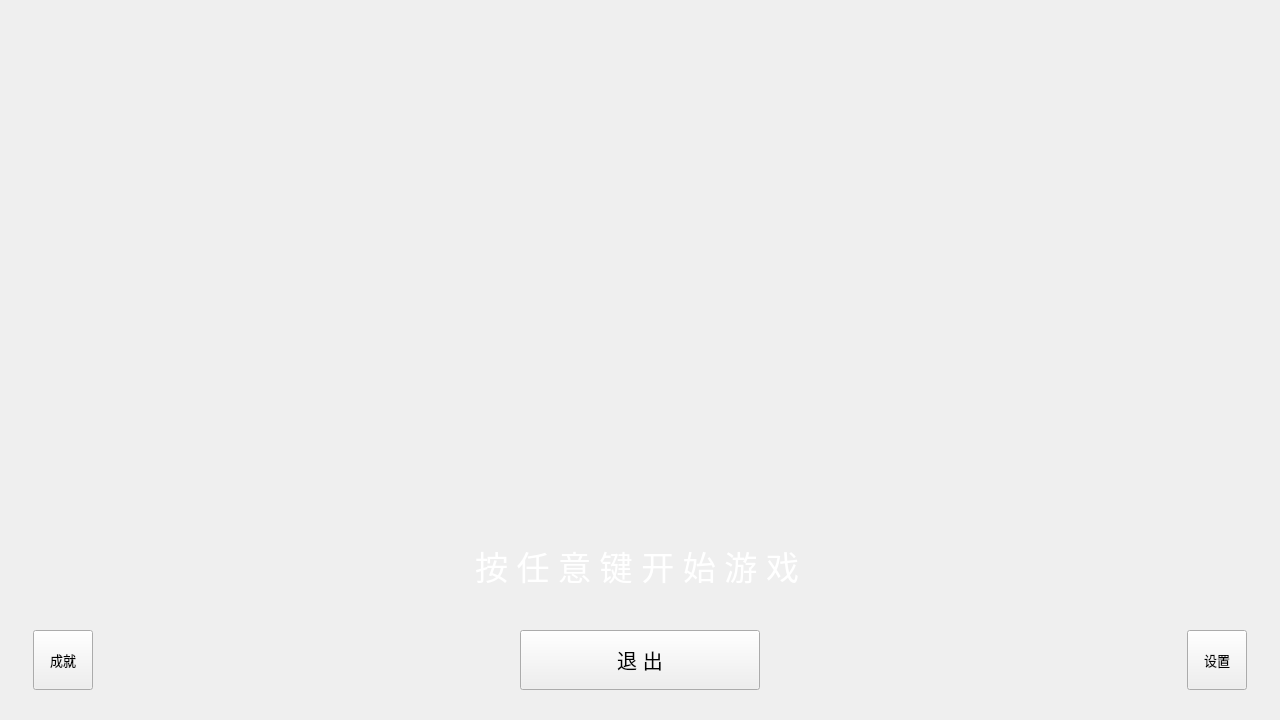
<?xml version="1.0" encoding="UTF-8"?>
<ui version="4.0">
 <class>Widget</class>
 <widget class="QWidget" name="Widget">
  <property name="geometry">
   <rect>
    <x>0</x>
    <y>0</y>
    <width>1280</width>
    <height>720</height>
   </rect>
  </property>
  <property name="windowTitle">
   <string>坦克大战 v0.2.0</string>
  </property>
  <property name="windowIcon">
   <iconset resource="pic.qrc">
    <normaloff>:/pic/resources/icon.png</normaloff>:/pic/resources/icon.png</iconset>
  </property>
  <widget class="QPushButton" name="pushButton_2">
   <property name="geometry">
    <rect>
     <x>520</x>
     <y>630</y>
     <width>240</width>
     <height>60</height>
    </rect>
   </property>
   <property name="font">
    <font>
     <pointsize>15</pointsize>
    </font>
   </property>
   <property name="focusPolicy">
    <enum>Qt::NoFocus</enum>
   </property>
   <property name="text">
    <string>退 出</string>
   </property>
  </widget>
  <widget class="QLabel" name="label">
   <property name="geometry">
    <rect>
     <x>0</x>
     <y>0</y>
     <width>1280</width>
     <height>720</height>
    </rect>
   </property>
   <property name="sizePolicy">
    <sizepolicy hsizetype="Preferred" vsizetype="Preferred">
     <horstretch>0</horstretch>
     <verstretch>0</verstretch>
    </sizepolicy>
   </property>
   <property name="frameShape">
    <enum>QFrame::NoFrame</enum>
   </property>
   <property name="text">
    <string/>
   </property>
   <property name="pixmap">
    <pixmap resource="pic.qrc">:/pic/resources/background.png</pixmap>
   </property>
   <property name="scaledContents">
    <bool>true</bool>
   </property>
  </widget>
  <widget class="QToolButton" name="toolButton">
   <property name="geometry">
    <rect>
     <x>1187</x>
     <y>630</y>
     <width>60</width>
     <height>60</height>
    </rect>
   </property>
   <property name="font">
    <font>
     <pointsize>10</pointsize>
    </font>
   </property>
   <property name="mouseTracking">
    <bool>false</bool>
   </property>
   <property name="focusPolicy">
    <enum>Qt::NoFocus</enum>
   </property>
   <property name="autoFillBackground">
    <bool>false</bool>
   </property>
   <property name="text">
    <string>设置</string>
   </property>
   <property name="icon">
    <iconset resource="pic.qrc">
     <normaloff>:/pic/resources/config.png</normaloff>:/pic/resources/config.png</iconset>
   </property>
   <property name="iconSize">
    <size>
     <width>40</width>
     <height>40</height>
    </size>
   </property>
   <property name="checkable">
    <bool>false</bool>
   </property>
   <property name="autoExclusive">
    <bool>false</bool>
   </property>
   <property name="popupMode">
    <enum>QToolButton::InstantPopup</enum>
   </property>
   <property name="toolButtonStyle">
    <enum>Qt::ToolButtonTextUnderIcon</enum>
   </property>
   <property name="arrowType">
    <enum>Qt::NoArrow</enum>
   </property>
  </widget>
  <widget class="QLabel" name="label_2">
   <property name="geometry">
    <rect>
     <x>475</x>
     <y>545</y>
     <width>400</width>
     <height>40</height>
    </rect>
   </property>
   <property name="font">
    <font>
     <family>华文中宋</family>
     <pointsize>25</pointsize>
    </font>
   </property>
   <property name="styleSheet">
    <string notr="true">color: rgb(255, 255, 255);</string>
   </property>
   <property name="text">
    <string>按 任 意 键 开 始 游 戏</string>
   </property>
  </widget>
  <widget class="QToolButton" name="toolButton_2">
   <property name="geometry">
    <rect>
     <x>33</x>
     <y>630</y>
     <width>60</width>
     <height>60</height>
    </rect>
   </property>
   <property name="font">
    <font>
     <pointsize>10</pointsize>
    </font>
   </property>
   <property name="mouseTracking">
    <bool>false</bool>
   </property>
   <property name="focusPolicy">
    <enum>Qt::NoFocus</enum>
   </property>
   <property name="autoFillBackground">
    <bool>false</bool>
   </property>
   <property name="text">
    <string>成就</string>
   </property>
   <property name="icon">
    <iconset resource="pic.qrc">
     <normaloff>:/pic/resources/achivements.png</normaloff>:/pic/resources/achivements.png</iconset>
   </property>
   <property name="iconSize">
    <size>
     <width>40</width>
     <height>40</height>
    </size>
   </property>
   <property name="checkable">
    <bool>false</bool>
   </property>
   <property name="autoExclusive">
    <bool>false</bool>
   </property>
   <property name="popupMode">
    <enum>QToolButton::InstantPopup</enum>
   </property>
   <property name="toolButtonStyle">
    <enum>Qt::ToolButtonTextUnderIcon</enum>
   </property>
   <property name="arrowType">
    <enum>Qt::NoArrow</enum>
   </property>
  </widget>
  <zorder>label</zorder>
  <zorder>toolButton</zorder>
  <zorder>pushButton_2</zorder>
  <zorder>label_2</zorder>
  <zorder>toolButton_2</zorder>
 </widget>
 <resources>
  <include location="pic.qrc"/>
 </resources>
 <connections/>
</ui>
